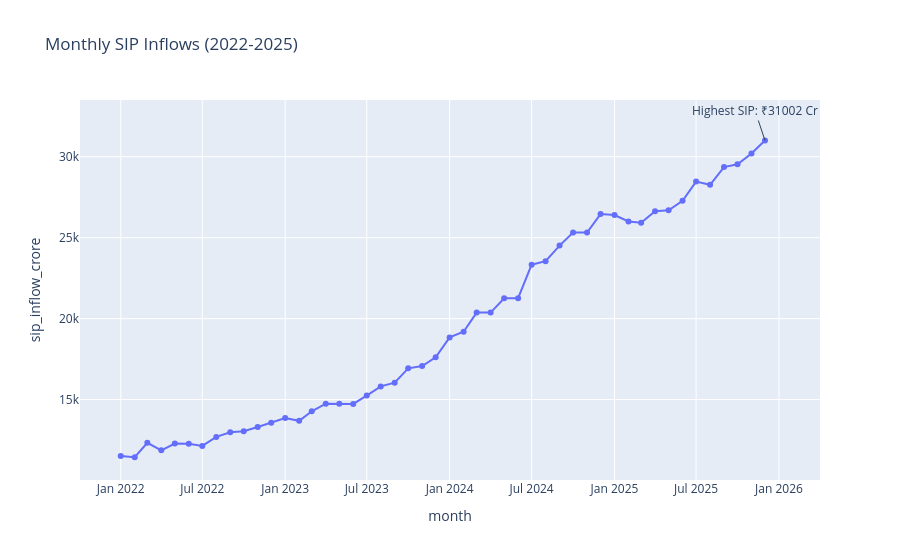

The notebook cell saved with this chart:
### Code cell
sip["month"] = pd.to_datetime(sip["month"])

fig = px.line(
    sip,
    x="month",
    y="sip_inflow_crore",
    title="Monthly SIP Inflows (2022-2025)",
    markers=True
)

max_row = sip.loc[sip["sip_inflow_crore"].idxmax()]

fig.add_annotation(
    x=max_row["month"],
    y=max_row["sip_inflow_crore"],
    text=f"Highest SIP: ₹{max_row['sip_inflow_crore']} Cr",
    showarrow=True
)

fig.show()
